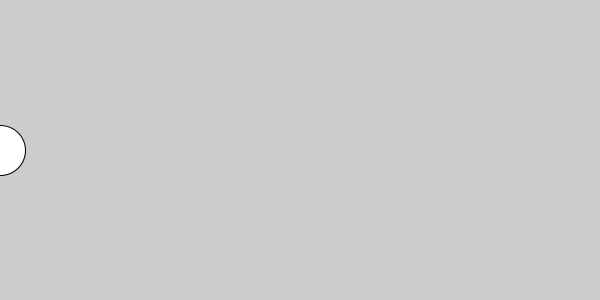
Frame 1 (no input)
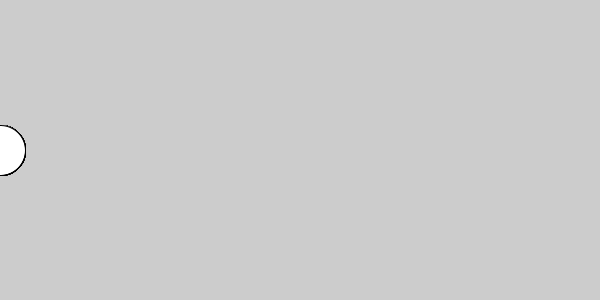
Frame 60 (the mouse pressed at the canvas centre just before this capture)
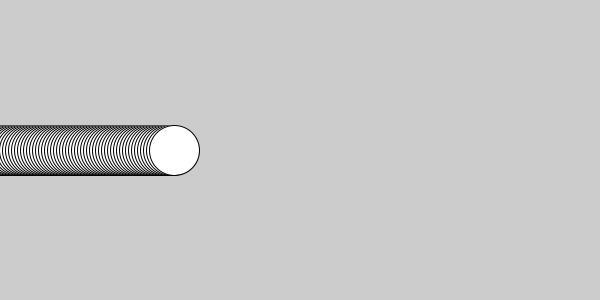
Frame 120 (the mouse held since frame 60 and released just before this capture)

The Processing sketch that drew these frames (run headless with seeded random() and noise(); from frame 60 on, the mouse is pressed at the canvas centre):

// Processing sketch: velocidad_y_aceleracion
// ── velocidad_y_aceleracion.pde

// velocidad y aceleracion

float x = 0;
float acc = 0;

void setup(){
  size( 600, 300 );
}

void draw(){

  circle( x, height/2, 50 );
  
  //x++;
  x += acc;
  //x = x + 1;
  
  acc = mouseX / 100 ;
  
  if( x > width ){
    x = 0;
    background( 200 );
  }
}
